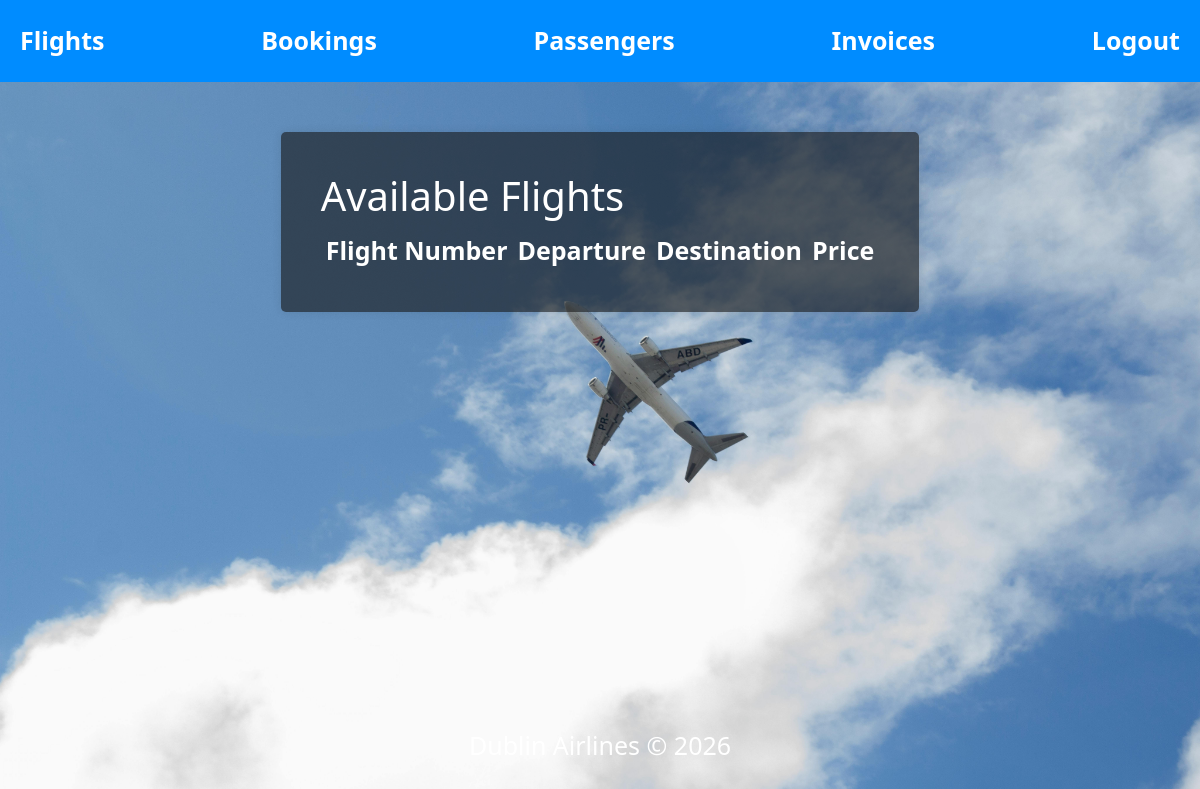
The app's page / (signed in), older data.
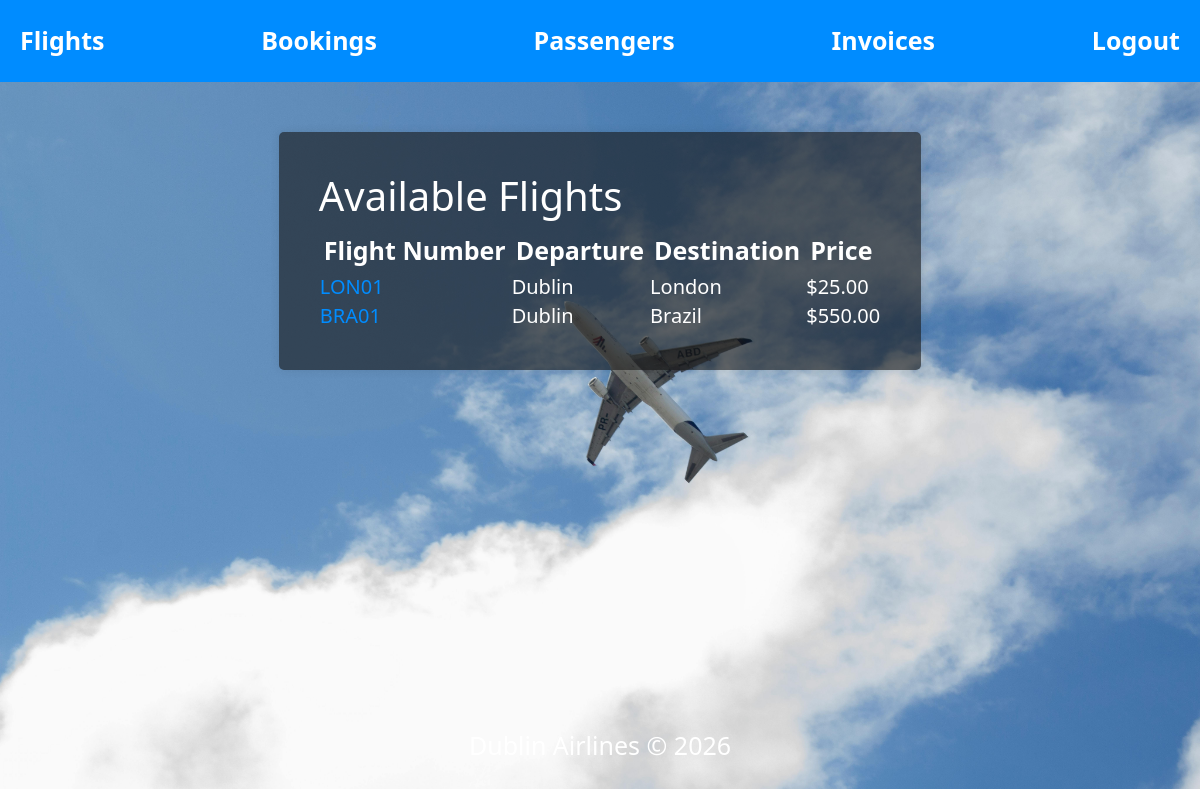
The same page, newer data.
### airline/models.py (models this page shows, shortened)
class Flight(models.Model):
    flight_number = models.CharField(max_length=5)
    departure = models.CharField(max_length=50)
    destination = models.CharField(max_length=50)
    departure_time = models.DateTimeField()
    arrival_time = models.DateTimeField()
    price = models.DecimalField(max_digits=10, decimal_places=2)

### airline/views.py (the view)
# urls.py: path('', views.index, name='index'),
@login_required
def index(request):
    flights = Flight.objects.all()
    return render(request, 'airline/index.html', {'flights': flights})

### airline/templates/airline/index.html (shortened to what this page needs)
{% load static %}
<html>
<head>
    <link href="https://cdn.jsdelivr.net/npm/bootstrap@5.3.0/dist/css/bootstrap.min.css" rel="stylesheet" >
</head>
<body>
    <nav class ="navBar">
        <a href="/">Flights</a>
        <a href="/bookings/">Bookings</a>
        {% if user.is_staff or user.groups.all.0.name == 'Travel Agent'%}
        <a href="/passengers/">Passengers</a>
        {% endif %}
        <a href="/invoices/">Invoices</a>
        <a href="/logout/">Logout</a>
    </nav>
    <div class ="flight-list">
        <h1> Available Flights </h1>
        <table class="flight-info">
            <tr>
                <th> Flight Number </th>
                <th> Departure </th>
                <th> Destination </th>
                <th> Price </th>
            </tr>
            {% for flight in flights %}
            <tr>
                <td><a href="/flight/{{ flight.id }}/">{{ flight.flight_number }}</a></td>
                <td>{{ flight.departure }}</td>
                <td>{{ flight.destination }}</td>
                <td>${{ flight.price }}</td>
            </tr>
            {% endfor %}
            </table>
    </div>
    <div class="footer">
        <p> Dublin Airlines © 2026 </p>
    </div>
</body>
</html>

Row changes from the older to the newer data that the page shows:
added Flight: flight_number "LON01", departure "Dublin", destination "London", price "25.00"
added Flight: flight_number "BRA01", departure "Dublin", destination "Brazil", price "550.00"
